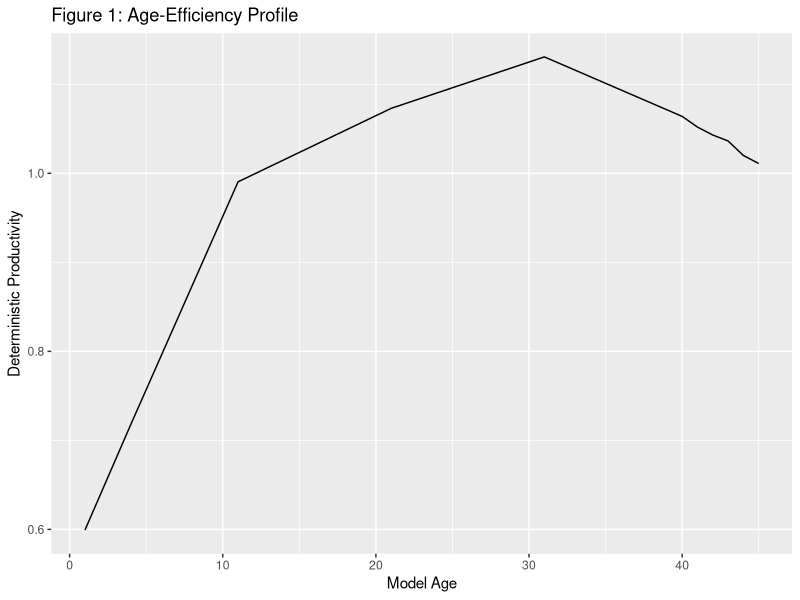

Write R code to recreate this figure. (Note: this script raises an error after producing the figure.)
## ---- chunk 1
knitr::opts_chunk$set(echo = TRUE)
library(tidyverse)
library(knitr)
library(gridExtra)
## ---- chunk 2
df <- read.csv("ef.txt", header = FALSE) %>%
  transmute(`Deterministic Productivity` = V1,
            `Model Age` =  as.integer(row.names(.)))

df %>% 
  ggplot(aes(y = `Deterministic Productivity`, x = `Model Age`)) + 
  geom_line() +
  labs(title = "Figure 1: Age-Efficiency Profile")
## ---- chunk 3
include_graphics("value_function_50.png")
## ---- chunk 4
include_graphics("policy_function_20.png")
## ---- chunk 5
include_graphics("savings_function_20.png")
## ---- chunk 6
include_graphics("labor_supply_20.png")
## ---- chunk 7
df <- read_csv("table_1.csv", col_types = cols()) %>% t()

colnames(df) <- paste0("(", 1:6, ")")

kable(df, digits = 3, caption = "Results Comparison")
## ---- chunk 8
include_graphics("value_bm_ss_no_ss.png")
